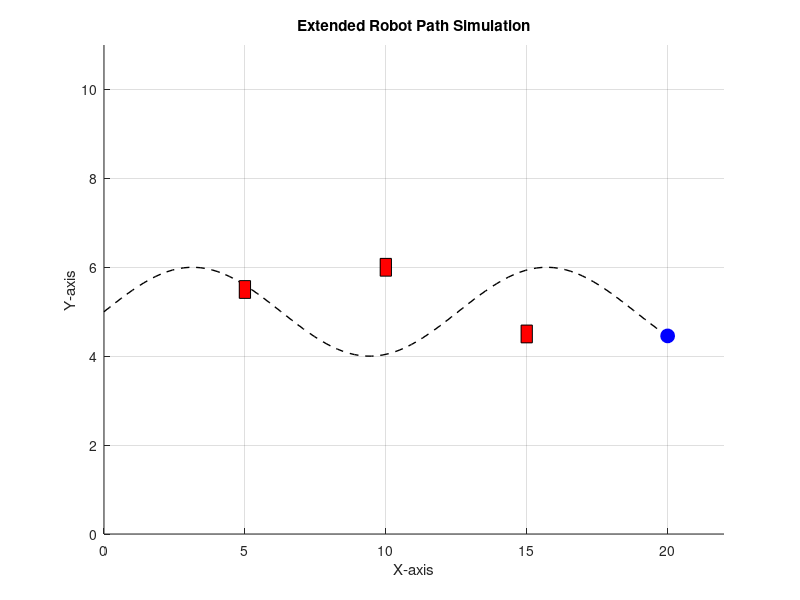

This chart was generated by the following MATLAB code:
% Simulated longer robot path
x = linspace(0, 20, 100);               % X-coordinates (longer path)
y = sin(x/2) + 5;                       % Y-coordinates (sine wave path for visual interest)

% Define obstacles
obstacles = [5 5.5; 10 6; 15 4.5];      % Example obstacle positions

% Create figure and axis
figure;
axis([0 22 0 11]);
grid on;
hold on;
xlabel('X-axis');
ylabel('Y-axis');
title('Extended Robot Path Simulation');

% Plot full track
plot(x, y, 'k--', 'LineWidth', 1);

% Plot obstacles
for i = 1:size(obstacles, 1)
    rectangle('Position', [obstacles(i,1)-0.2 obstacles(i,2)-0.2 0.4 0.4], ...
              'FaceColor', 'r', 'EdgeColor', 'k');
end

% Animate robot on the path slowly
robot = plot(x(1), y(1), 'bo', 'MarkerSize', 10, 'MarkerFaceColor', 'b');
for k = 2:length(x)
    set(robot, 'XData', x(k), 'YData', y(k));
    pause(0.1); % slower animation speed
end
